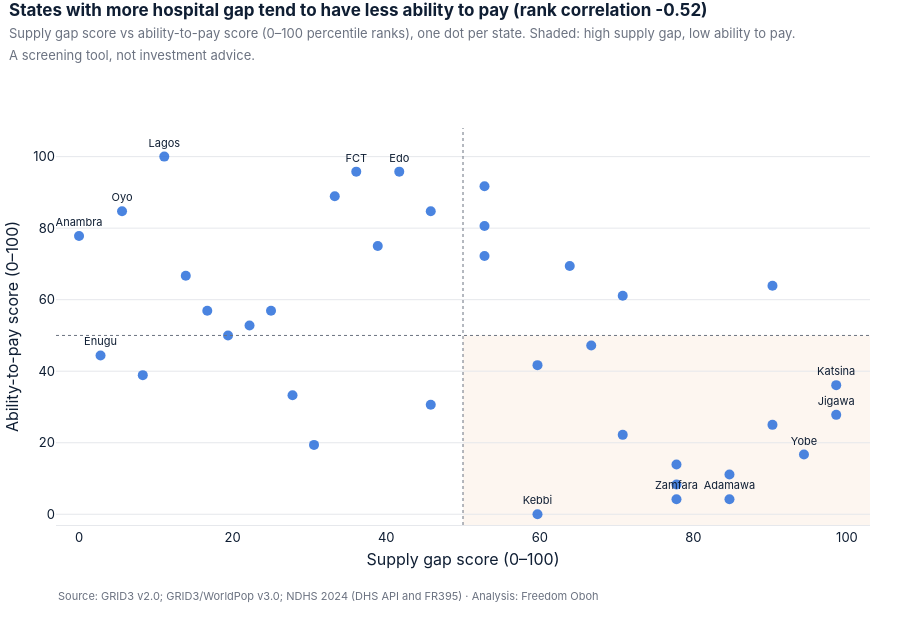

Notebook source saved alongside this figure:
### Code cell
charts.gap_vs_pay(sc).show()

### Figure 1 — Plotly figure (JSON) as saved in the notebook; plotly's stock layout.template omitted (floating-point values rounded to 4 significant figures)
{"data": [{"hovertemplate": "%{hovertext}<br>Supply gap %{x:.0f}<br>Ability to pay %{y:.0f}<extra></extra>", "hovertext": ["Kano", "Edo", "Ogun", "Delta", "Ondo", "Rivers", "Lagos", "Kaduna", "Nasarawa", "Bauchi", "FCT", "Osun", "Benue", "Katsina", "Bayelsa", "Jigawa", "Yobe", "Imo", "Borno", "Kogi", "Adamawa", "Oyo", "Akwa Ibom", "Kwara", "Gombe", "Anambra", "Niger", "Plateau", "Sokoto", "Taraba", "Zamfara", "Abia", "Ekiti", "Cross River", "Enugu", "Kebbi", "Ebonyi"], "marker": {"color": "#2A6FDB", "opacity": 0.85, "size": 10}, "mode": "markers+text", "text": ["", "Edo", "", "", "", "", "Lagos", "", "", "", "FCT", "", "", "Katsina", "", "Jigawa", "Yobe", "", "", "", "Adamawa", "Oyo", "", "", "", "Anambra", "", "", "", "", "Zamfara", "", "", "", "Enugu", "Kebbi", ""], "textfont": {"color": "#0F1E33", "size": 11}, "textposition": "top center", "type": "scatter", "x": [90.3, 41.7, 45.8, 38.9, 52.8, 52.8, 11.1, 70.8, 63.9, 90.3, 36.1, 52.8, 59.7, 98.6, 33.3, 98.6, 94.4, 13.9, 77.8, 27.8, 84.7, 5.6, 19.4, 22.2, 66.7, 0.0, 70.8, 45.8, 84.7, 77.8, 77.8, 16.7, 25.0, 8.3, 2.8, 59.7, 30.6], "y": [63.9, 95.8, 84.7, 75.0, 80.6, 72.2, 100.0, 61.1, 69.4, 25.0, 95.8, 91.7, 41.7, 36.1, 88.9, 27.8, 16.7, 66.7, 8.3, 33.3, 4.2, 84.7, 50.0, 52.8, 47.2, 77.8, 22.2, 30.6, 11.1, 13.9, 4.2, 56.9, 56.9, 38.9, 44.4, 0.0, 19.4]}], "layout": {"annotations": [{"font": {"color": "#6B7280", "size": 11}, "showarrow": false, "text": "Source: GRID3 v2.0; GRID3/WorldPop v3.0; NDHS 2024 (DHS API and FR395) · Analysis: Freedom Oboh", "x": 0, "xanchor": "left", "xref": "paper", "y": 0, "yanchor": "top", "yref": "paper", "yshift": -62}], "font": {"color": "#0F1E33", "family": "Inter, Segoe UI, Arial, sans-serif", "size": 13}, "height": 620, "hoverlabel": {"bgcolor": "white", "font": {"color": "#0F1E33"}}, "margin": {"b": 95, "l": 20, "r": 30, "t": 128}, "paper_bgcolor": "white", "plot_bgcolor": "white", "shapes": [{"line": {"color": "#6B7280", "dash": "dot", "width": 1}, "type": "line", "x0": 50, "x1": 50, "xref": "x", "y0": 0, "y1": 1, "yref": "y domain"}, {"line": {"color": "#6B7280", "dash": "dot", "width": 1}, "type": "line", "x0": 0, "x1": 1, "xref": "x domain", "y0": 50, "y1": 50, "yref": "y"}, {"fillcolor": "#D9822B", "layer": "below", "line": {"width": 0}, "opacity": 0.07, "type": "rect", "x0": 50, "x1": 103, "y0": -3, "y1": 50}], "showlegend": false, "title": {"font": {"size": 17}, "pad": {"t": 16}, "text": "<b>States with more hospital gap tend to have less ability to pay (rank correlation -0.52)</b><br><span style='font-size:13px;color:#6B7280'>Supply gap score vs ability-to-pay score (0–100 percentile ranks), one dot per state. Shaded: high supply gap, low ability to pay.<br>A screening tool, not investment advice.</span>", "x": 0.01, "xanchor": "left", "y": 1, "yanchor": "top", "yref": "container"}, "xaxis": {"automargin": true, "gridcolor": "#E6E8EC", "linecolor": "#E6E8EC", "range": [-3, 103], "showgrid": false, "title": {"standoff": 10, "text": "Supply gap score (0–100)"}, "zeroline": false}, "yaxis": {"automargin": true, "gridcolor": "#E6E8EC", "range": [-3, 108], "showgrid": true, "title": {"standoff": 10, "text": "Ability-to-pay score (0–100)"}, "zeroline": false}}}
